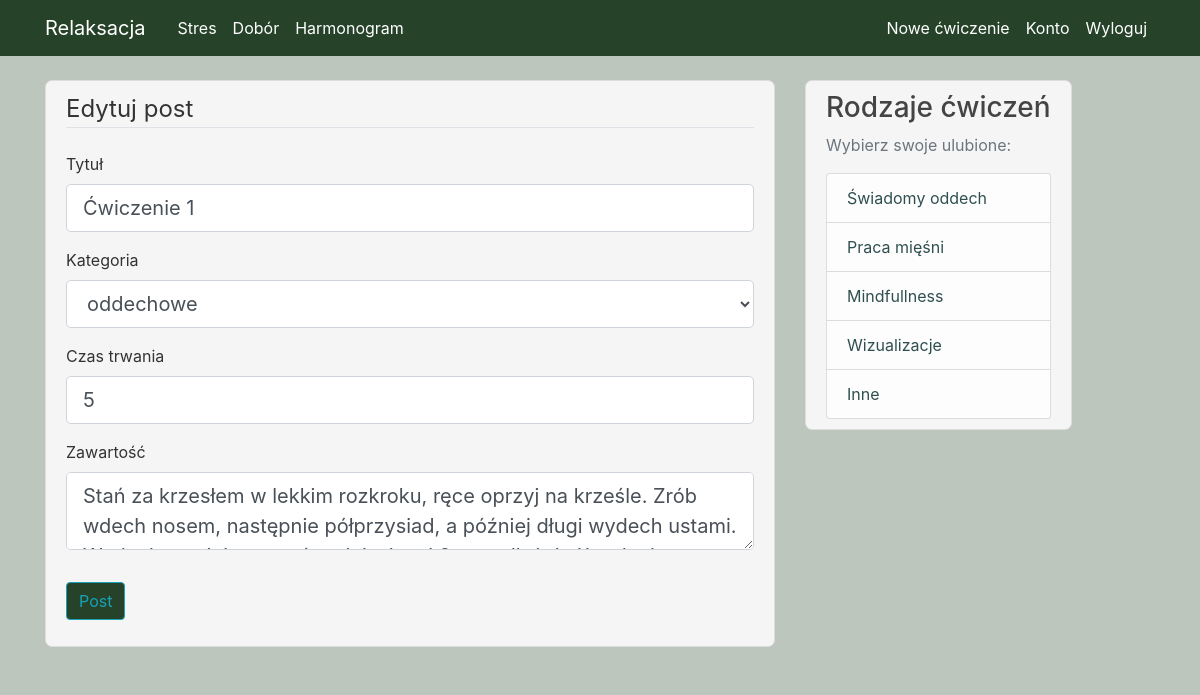
The page /post/6/update (signed in) on the database as committed earlier.
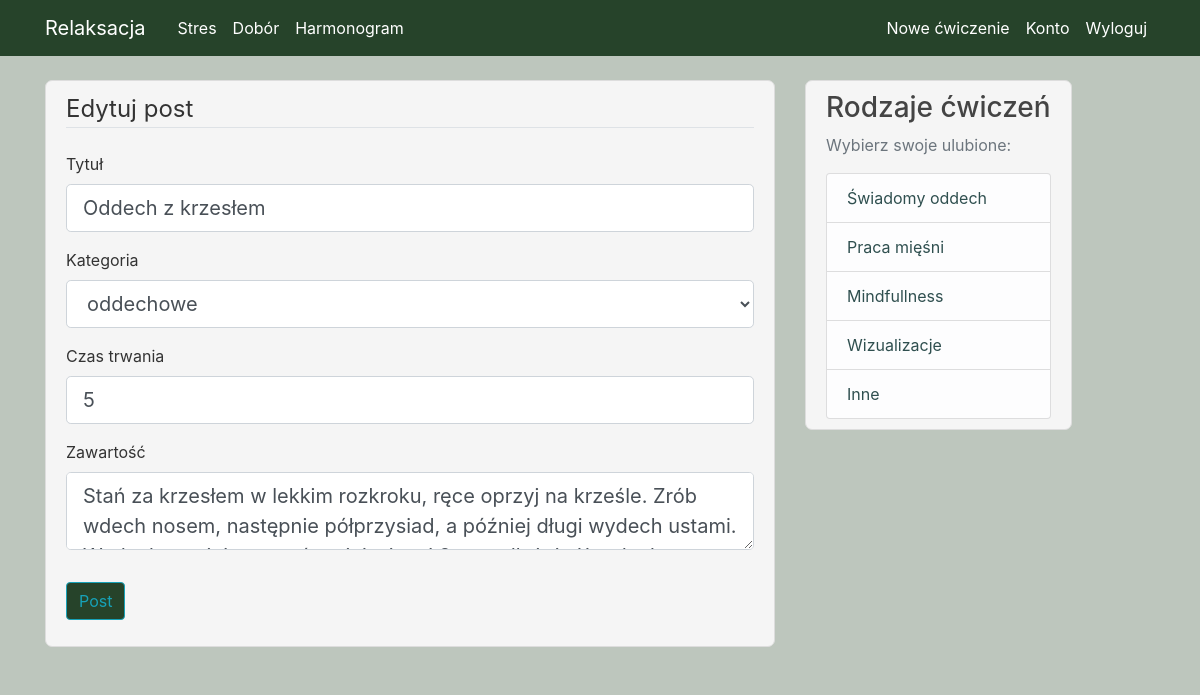
The same page on the database as committed later.
### Relaks/models.py (models this page shows, shortened)
class Post(db.Model):
    id = db.Column(db.Integer, primary_key=True, autoincrement=True)
    name = db.Column(db.String(100), nullable=True)
    category = db.Column(db.String(100), nullable=True)
    time = db.Column(db.Integer, nullable=True)
    content = db.Column(db.Text, nullable=True)
    user_id = db.Column(db.Integer, db.ForeignKey('user.id'), nullable=False)

### Relaks/routes.py (the view)
@app.route("/post/<int:post_id>/update", methods=['GET', 'POST'])
@login_required
def update_post(post_id):
    post = Post.query.get_or_404(post_id)
    if post.author != current_user:
        abort(403)
    form = PostForm()
    if form.validate_on_submit():
        post.name = form.name.data
        post.category = form.category.data
        post.time = form.time.data
        post.content = form.content.data
        db.session.commit()
        flash("Twój post został edytowany", 'success')
        return redirect(url_for('post', post_id=post.id))
    elif request.method == 'GET':
        form.name.data = post.name
        form.category.data = post.category
        form.time.data = post.time
        form.content.data = post.content
    return render_template('update.html', title=update_post, post=post, form=form, legend='Edytuj post')

### Relaks/forms.py
class PostForm(FlaskForm):
    name = StringField('Tytuł', validators=[DataRequired()])
    category = SelectField('Kategoria', validators=[DataRequired()], choices=[('oddechowe'), ('mięśniowe'),
                                                                              ('mindfullness'), ('wizualizacje'), ('inne')])
    time = IntegerField('Czas trwania', validators=[DataRequired()])
    content = TextAreaField('Zawartość', validators=[DataRequired()])
    submit = SubmitField('Post')

### Relaks/models.py (called while the page is built)
@login_manager.user_loader
def load_user(user_id):
    return User.query.get(int(user_id))

### Relaks/templates/update.html (shortened to what this page needs)
{% extends "layout.html" %}
{% block content %}
<div class="content-section">
        <form method="POST" action="">
            <fieldset class="form-group">
                <legend class="border-bottom mb-4"> {{ legend }} </legend>
                <div class="form-group">
                    {{ form.name.label(class="form-control-label") }}
                    {% if form.name.errors %}
                        {{ form.name(class="form-control form-control-lg is-invalid") }}
                        <div class="invalid-feedback">
                            {% for error in form.name.errors %}
                                <span>{{ error }}</span>
                            {% endfor %}
                        </div>
                    {% else %}
                        {{ form.name(class="form-control form-control-lg") }}
                    {% endif %}
                </div>
                <div class="form-group">
                        {{ form.category.label(class="form-control-label") }}
                        {% if form.category.errors %}
                            {{ form.category(class="form-control form-control-lg is-invalid") }}
                            <div class="invalid-feedback">
                                {% for error in form.category.errors %}
                                    <span>{{ error }}</span>
                                {% endfor %}
                            </div>
                        {% else %}
                            {{ form.category(class="form-control form-control-lg") }}
                        {% endif %}
                    </div>
                <div class="form-group">
                        {{ form.time.label(class="form-control-label") }}
                        {% if form.time.errors %}
                            {{ form.time(class="form-control form-control-lg is-invalid") }}
                            <div class="invalid-feedback">
                                {% for error in form.time.errors %}
                                    <span>{{ error }}</span>
                                {% endfor %}
                            </div>
                        {% else %}
                            {{ form.time(class="form-control form-control-lg") }}
                        {% endif %}
                </div>
                <div class="form-group">
                    {{ form.content.label(class="form-control-label") }}
                    {% if form.content.errors %}
                        {{ form.content(class="form-control form-control-lg is-invalid") }}
                        <div class="invalid-feedback">
                            {% for error in form.content.errors %}
                                <span>{{ error }}</span>
                            {% endfor %}
                        </div>
                    {% else %}
                        {{ form.content(class="form-control form-control-lg") }}
                    {% endif %}
                </div>
            </fieldset>
            <div class="form-group">
                {{ form.submit(class="btn btn-outline-info") }}
            </div>
        </form>
    </div>
{% endblock content %}

Rows that differ between the two databases and show on the page:
changed Post "oddechowe": name "Ćwiczenie 1" → "Oddech z krzesłem"
